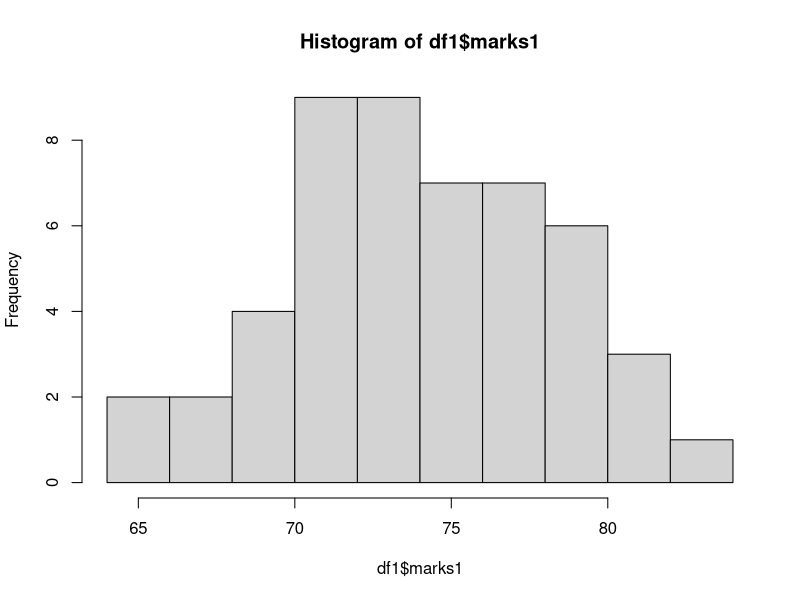
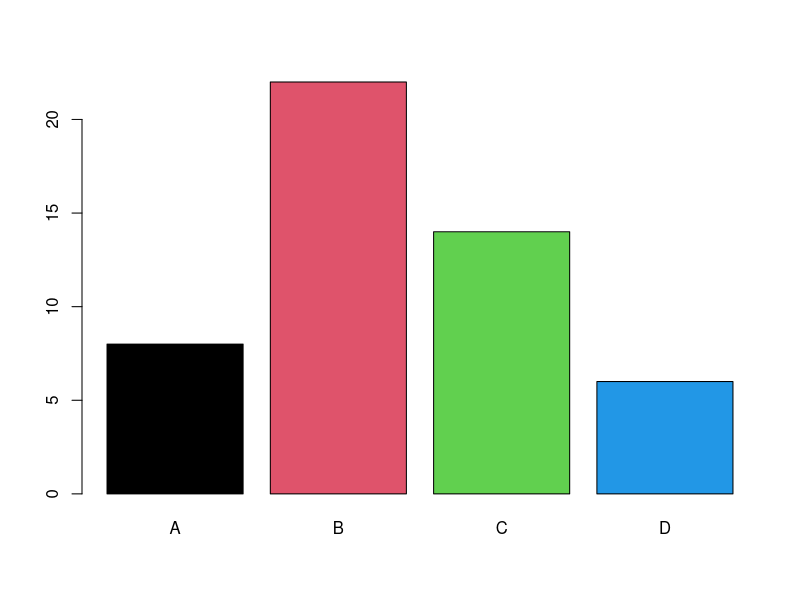
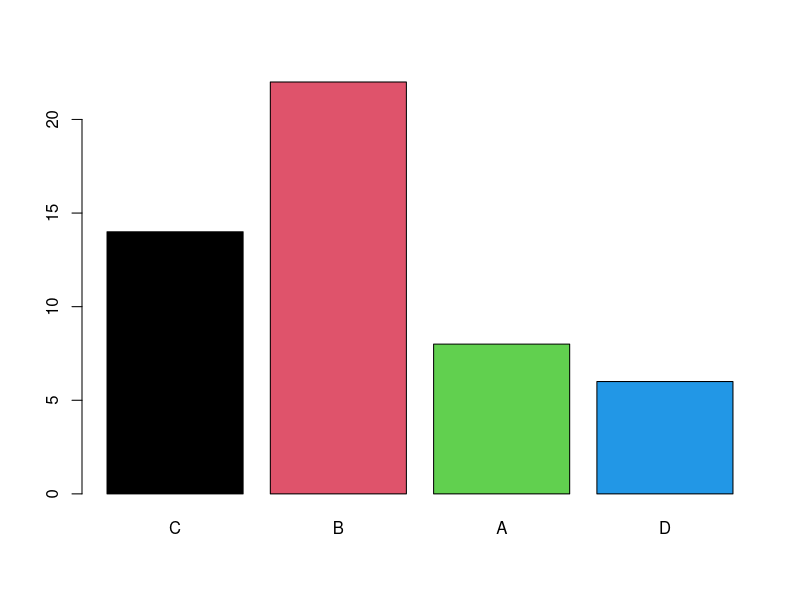

The R script that drew these images, in order:
#Data Frame in R

#A data frame is a table or a two-dimensional array-like structure in which each column contains values of one variable and each row contains one set of values from each column. ... The data stored in a data frame can be of numeric, factor or character type.

mtcars
?mtcars
class(mtcars)

#lets us create a DF of 50 students
sizeN=50
#rollno, name, gender, grade, marks1, marks2
(rollno = 1:50)
(name = paste('Student', 101:150, sep='_'))
sex = c('M','F')
(gender = sample(x=sex, size=sizeN, replace=T, prob=c(.6,.4)))
table(gender)
(courses = c('BBA', 'MBA'))
(course = sample(x=courses, size=sizeN, replace=T, prob=c(.4,.6)))
table(course)
prop.table(table(course))
(gradetypes = LETTERS[1:4])
(grades = sample(x=gradetypes, size=sizeN, replace=T, prob=c(.2,.3,.4, .1)))
table(grades)
(marks1 = trunc(rnorm(n=sizeN, mean=75, sd=5 ))) # needs meand and sd
(marks2 = trunc(runif(n=sizeN, min=60, max=95 ))) # needs min and max

vectorList = list (rollno, name, gender, course, grades, marks1, marks2)
mapply(length, vectorList)  #all are of length 50

#df
df1 = data.frame(rollno, name, gender, course, grades, marks1, marks2)
head(df1) #first 6
tail(df1,n=5)  #last 5 
class(df1)  #dataframe
summary(df1)  #summarys
str(df1)  #structure of data, tells you waht datatype each column has ,and gives sample from each one
attributes(df1)
names(df1) # names of cols
dim(df1) # dimensions 50 * 6
length(df1)  #no of columns

#selected 
df1[1:4, 1:5]# filtering first 4 rows and first 5 columns
df1[1:5,1:3]
hist(df1$marks1)
df1[1:5, c('rollno', 'name', 'gender')]
df1[df1$gender == 'M', c('rollno', 'name','gender')]
df1[df1$gender == 'M' & df1$marks1 > 80, c('rollno', 'name','gender')]
df1[df1$grades %in% c('A','C') & df1$marks2 > 80 & df1$marks1 < 75, c('rollno', 'name','gender', 'grades', 'marks1', 'marks2')]# if you have one column than you can use dollar symbol
df1[df1$grades %in% c('A','C') & df1$marks2 > 80 | df1$marks1 < 75, c('rollno', 'name','gender', 'grades', 'marks1', 'marks2')]# pipe ymbol is used as "OR" things
#summary
aggregate(df1$marks1, by= list(df1$gender), FUN=max)# maximum marks scored by each gender in marks 1
aggregate(cbind(marks1, marks2) ~ gender + course , data=df1, FUN=mean)# mean marks of each course and gender

#other
df1[order(df1$marks1),] #sort by marks1
df1[order(df1$gender, df1$marks1),] #sort by gender marks1

#factors
(genderF = factor(gender))  #nominal data(without an order)
summary(genderF)
summary(gender)
(courseF = factor(course)) #course data
summary(courseF)
(gradesOF = factor(grades, ordered=T, levels = c('C','B','A','D')))#D is highest, ordered factor, while creating ordinal data
summary(gradesOF)
barplot(table(grades), col=1:4)
barplot(table(gradesOF), col=1:4)

summary(df1)

df2 = data.frame(rollno, name, genderF, courseF, gradesOF, marks1, marks2)
summary(df2)
#see the summary statistics
